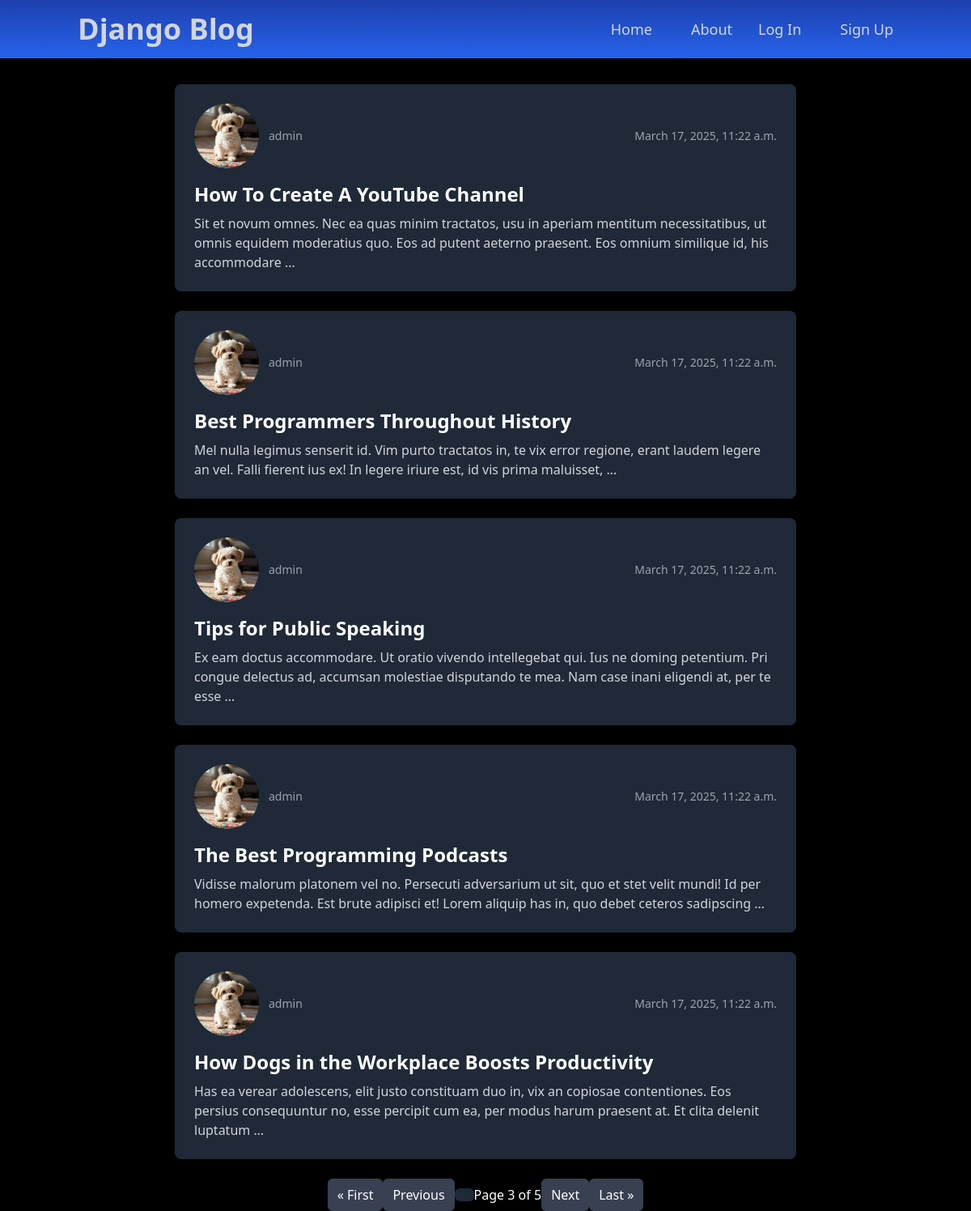
/?page=3, run on the app's committed database.
### blog_app/models.py (models this page shows, shortened)
class Post(models.Model):
    id = models.AutoField(primary_key=True)
    title = models.CharField(max_length=200)
    content = models.TextField(null=True, blank=True)
    user = models.ForeignKey(User, on_delete=models.CASCADE)
    date_posted = models.DateTimeField(default=timezone.now)

### user_app/models.py (models this page shows, shortened)
class Profile(models.Model):
    user = models.OneToOneField(User, on_delete=models.CASCADE)
    profile_image = models.ImageField(default='default_img.jpeg', upload_to='profile_pictures')

### blog_app/views.py (the view)
# urls.py: path("", views.PostListView.as_view(), name='home_page'),
class PostListView(ListView):
    model = Post
    paginate_by = 5
    template_name = 'blog_app/index.html'
    context_object_name = 'posts'
    ordering = ['-date_posted']

### blog_app/templates/blog_app/index.html (shortened to what this page needs)
{% extends "blog_app/base.html" %}
{% load static %}
{% block content %}
    <div class="container mx-auto flex flex-col px-4 md:px-0 max-w-3xl text-white mt-4 md:mt-8 space-y-4 md:space-y-6">
        {% for post in posts %}
        <a href="{% url 'reading_post_page' pk=post.id%}" class="block bg-gray-800 p-4 md:p-6 rounded-lg shadow-lg hover:bg-gray-700 transition duration-300">
            <div class="flex flex-col sm:flex-row justify-between items-start sm:items-center mb-4 space-y-2 sm:space-y-0">
                <div class="flex items-center space-x-3">
                    <img class="h-12 w-12 md:h-20 md:w-20 rounded-full object-cover"
                         src="{{ post.user.profile.profile_image.url }}"
                         alt="Profile picture">
                    <p class="text-sm text-gray-400">{{post.user}}</p>
                </div>
                <p class="text-sm text-gray-400">{{post.date_posted}}</p>
            </div>
            <h1 class="text-xl md:text-2xl font-bold mb-2">{{post.title}}</h1>
            <p class="text-gray-300 text-sm md:text-base">{{post.content|truncatewords:30}}</p>
        </a>
        {% endfor %}
        <div class="flex justify-center items-center mt-6 md:mt-8">
            {% if page_obj.has_previous %}
                <a href="?page=1" class="px-2 py-1 md:px-3 md:py-2 text-sm md:text-base bg-gray-700 text-white rounded-md hover:bg-gray-600 transition duration-300">&laquo; First</a>
                <a href="?page={{ page_obj.previous_page_number }}" class="px-2 py-1 md:px-3 md:py-2 text-sm md:text-base bg-gray-700 text-white rounded-md hover:bg-gray-600 transition duration-300">Previous</a>
            {% endif %}
            <span class="px-2 py-1 md:px-3 md:py-2 text-sm md:text-base bg-gray-800 text-white rounded-md"></span>
                Page {{ page_obj.number }} of {{ page_obj.paginator.num_pages }}
            {% if page_obj.has_next %}
                <a href="?page={{ page_obj.next_page_number }}" class="px-2 py-1 md:px-3 md:py-2 text-sm md:text-base bg-gray-700 text-white rounded-md hover:bg-gray-600 transition duration-300">Next</a>
                <a href="?page={{ page_obj.paginator.num_pages }}" class="px-2 py-1 md:px-3 md:py-2 text-sm md:text-base bg-gray-700 text-white rounded-md hover:bg-gray-600 transition duration-300">Last &raquo;</a>
            {% endif %}
        </div>
    </div>
{% endblock %}

### data on the page
Post: user.profile.profile_image (placeholder picture), user "admin", date_posted "March 17, 2025, 11:22 a.m.", title "How To Create A YouTube Channel", content "Sit et novum omnes. Nec ea quas minim tractatos, usu in aperiam mentitum necessitatibus, ut omnis equidem moderatius quo. Eos ad putent aeterno praesent. Eos omnium similique id, his accommodare …"
Post: user.profile.profile_image (placeholder picture), user "admin", date_posted "March 17, 2025, 11:22 a.m.", title "Best Programmers Throughout History", content "Mel nulla legimus senserit id. Vim purto tractatos in, te vix error regione, erant laudem legere an vel. Falli fierent ius ex! In legere iriure est, id vis prima maluisset, …"
Post: user.profile.profile_image (placeholder picture), user "admin", date_posted "March 17, 2025, 11:22 a.m.", title "Tips for Public Speaking", content "Ex eam doctus accommodare. Ut oratio vivendo intellegebat qui. Ius ne doming petentium. Pri congue delectus ad, accumsan molestiae disputando te mea. Nam case inani eligendi at, per te esse …"
Post: user.profile.profile_image (placeholder picture), user "admin", date_posted "March 17, 2025, 11:22 a.m.", title "The Best Programming Podcasts", content "Vidisse malorum platonem vel no. Persecuti adversarium ut sit, quo et stet velit mundi! Id per homero expetenda. Est brute adipisci et! Lorem aliquip has in, quo debet ceteros sadipscing …"
Post: user.profile.profile_image (placeholder picture), user "admin", date_posted "March 17, 2025, 11:22 a.m.", title "How Dogs in the Workplace Boosts Productivity", content "Has ea verear adolescens, elit justo constituam duo in, vix an copiosae contentiones. Eos persius consequuntur no, esse percipit cum ea, per modus harum praesent at. Et clita delenit luptatum …"

### other printed values
{{ page_obj.number }} "3"
{{ page_obj.paginator.num_pages }} "5"
